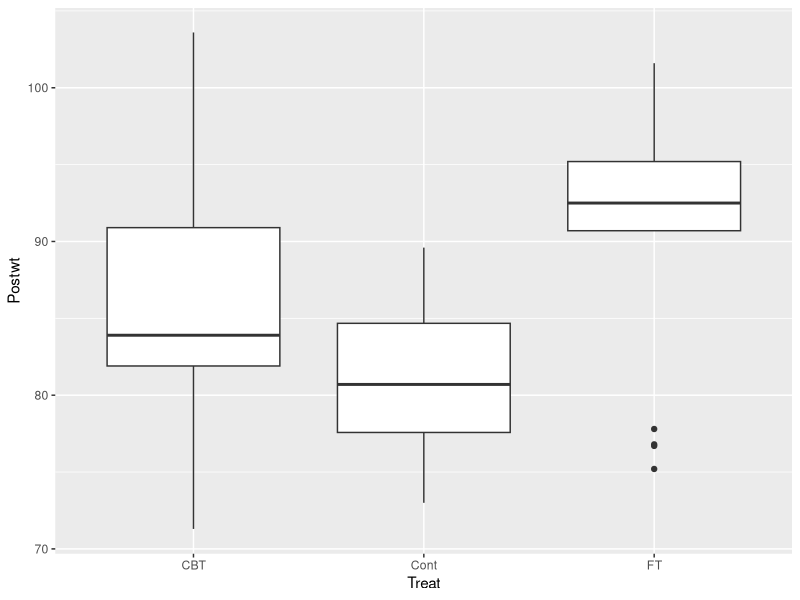
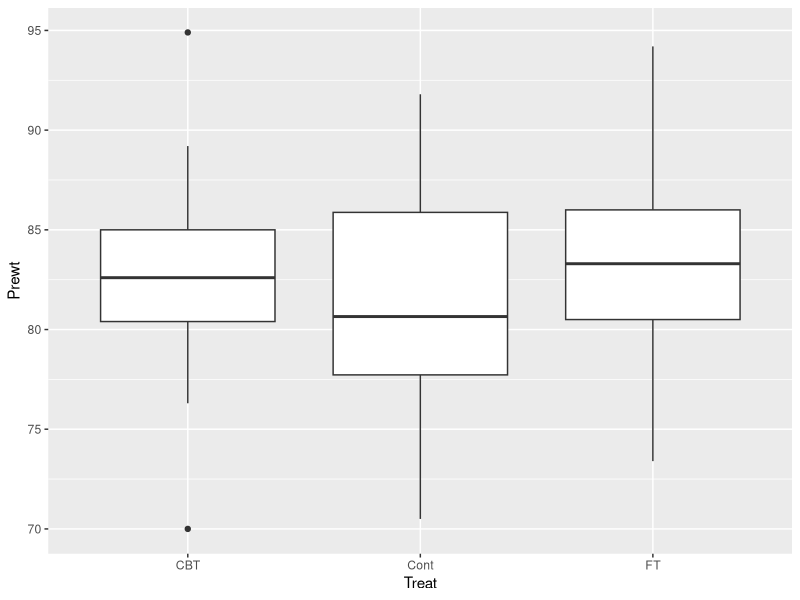
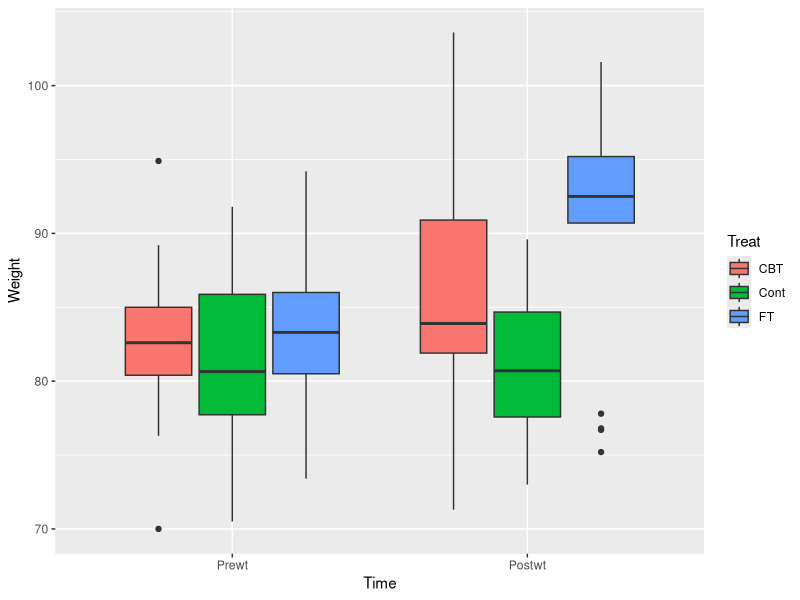

Generate these figures, in order, with R:
### Stats with R Exercise sheet 5

##########################
# ANOVA
##########################

## This exercise sheet contains the exercises that you will need to complete and 
## submit by 23:55 on Saturday, December 9. Write the code below the questions. 
## If you need to provide a written answer, comment this out using a hashtag (#). 
## Submit your homework via cms

## Please write below your (and your teammates) name, matriculation number. 
## Name: Yana Veitsman
## Matriculation number: 7054842
## Name: Anthony Dsouza
## Matriculation number: 7053485
## Name: Tyler Lee
## Matriculation number: 7054832

###########################################################################################



#################################
### Exercise 1: One-way ANOVA
#################################

library(ggplot2)
library(dplyr)
library(MASS)
library(car)
library(tidyr)

## This time we will be working with the "anorexia" data frame (package 'MASS') 

## This is a data set of a clinical study with 3 conditions: Two groups received an active treatment,
## while the control group did not receive treatment. The study population is anorexia patients
## and the recorded response is the weight before the study and the weight after the study for
## for each patient.


## a) Load the dataset, store it into a variable called "data", and briefly inspect it. 
## Feel free to make some plots and calculate some statistics in order to understand 
## the data.

data <- anorexia

## b) In a first step, we will concentrate on the dependent variable Postwt and
##  Treat as the predictor variable (we will assume that the weight before treatment is comparable between groups). 
##  Please formulate a sensible research hypothesis.

#### Treatment (CBT or FT ) has an effect on post-treatment weight. 
#### Null hypothesis: Treatment does not have an effect on post-treatment
#### weight.

## c) Build a boxplot of Postwt depending on "Treat". Please use ggplot here and below!

ggplot(data, aes(x=Treat,y=Postwt)) +
  geom_boxplot()

## d) Looking at the boxplots, is there a difference between the weight between the
##  3 treatment groups?

#### Yes, in comparison to the control group, the mean post-treatment weight is
#### modestly higher for those who underwent CTB and much higher for those who
#### underwent FT.

## e) Now we are ready to perform 1-way ANOVA: please use the function aov() on 
## Postwt depending on Treat and assign the result to aov1way

aov1way <- aov(formula = Postwt ~ Treat, data=data)

## f) Look at the summary of aov1way

summary(aov1way)

## g) State your conclusion

#### The F-value is 8.651 and the p-value is 0.000444 (significant), which 
#### indicates that treatment is associated with different post-treatment 
#### weights.

## h) Use paired.t.test in order to test which levels of Treat are actually different. Use
## "bonferroni" as the method of p-value adjustment.

pairwise.t.test(data$Postwt, data$Treat, p.adjust.method = 'bonferroni') 

## i) Bonferroni is known to be a conservative method: it preserves the nominal alpha level,
##  but lacks power to detect effects. An alternative is the "holm" method, which also
##  preserves the overall alpha level, but is less conservative. Try this method.

pairwise.t.test(data$Postwt, data$Treat, p.adjust.method = 'holm')

## j) State your conclusions.

#### Using Bonferroni, the p-value between the control group and FT is 0.0003
#### (significant), which indicates that FT is associated with a different 
#### post-treatment weight. The p-value between CBT and the control group is 
#### 0.0680 (not significant) and the p-value between CBT and FT is 0.1040, 
#### (not significant), which indicates CBT is not associated with a different 
#### post-treatment weight in comparison to the control group or FT.

#### Using Holm, the p-value between the control group and FT is 0.0003
#### (significant), the p-value between CBT and the control group is 
#### 0.0453 (significant) and the p-value between CBT and FT is 0.0453, 
#### (significant), all of which indicates the difference between any two of  
#### the three groups is associated with different post-treatment weight.

##################################
### Exercise 2: 2-way ANOVA
##################################

## Above, we have only looked at post treatment weights. If the sample is big and
## patients were randomly assigned to treatment groups, this is fine to measure the
## success of the treatment as we can assume that weight before the treatment is 
## similar between groups.

## a) Create a graph to see whether prewt is similar between Treat groups.
ggplot(data, aes(x=Treat,y=Prewt)) +
  geom_boxplot()

## b) What is your conclusion?

#### Given the control group, the mean pre-treatment weight is
#### only slightly more that in the groups that later received CBT and FT,
#### so the difference is negligible. 

## Next, we will transform the data set, such that we have one variable combining
## both Prewt and Postwt values and an additional factor coding for Time. This will allow us
## to directly address the change in weight under different treatments in a factorial
## ANOVA.
## Please run the following command.

data_long = anorexia%>% pivot_longer(c(Postwt,Prewt), names_to = "Time", values_to = "Weight") %>%
  mutate(Time = factor(Time, levels=c("Prewt","Postwt")))
summary(data_long)

## c) Plot boxplots for the distribution of `Weight` for each of the `Time` 
## values for data_long. Build 3 plots (each containing 2 boxplots) side by side depending on the 
## `Treat` variable.

ggplot(data_long, aes(x=Time,y=Weight, fill=Treat)) +
  geom_boxplot()

## d) Describe the pattern you observe in c)

### The mean of the weight is not significantly different between the three groups
### in the first boxplot that plots the pre-treatment weight.
### However, the mean weight in the case of the post-treatment measurements
### is significantly more in the case of the group that received FT, the CBT
### group's weight increase is not significant, and the control group's weight
### hasn't changed.

## e) build a two-way ANOVA including Time and Treat as predictors and their interaction
##  and assign it to aov2way.

aov2way <- aov(formula=Weight ~ Time * Treat, data = data_long)
summary(aov2way)

## f) Report your results in line with the research question.

#### The F-value for Time:Treat is 3.828 and the p-value is 0.024097. this indicates that with 
#### an alpha level of 0.05, we can reject the null hypothesis because at least
#### one of the groups has a significantly different mean from the others.

## g) In order to evaluate the interaction, we will use pairwise tests again. The
## function, we are going to use here is TukeyHSD. Please call the function on the 
##  two-way anova

tukey_hsd <- TukeyHSD(aov2way, "Time:Treat")

## h) The interaction between Time and Treat produces 15 (!) different comparisons,
##  but not all of them are meaningful to us. Please select three comparisons to report, 
##  which conceptually make most sense! Explain your choice!

### Conceptually, the combinations of Prewt/Postwt:TreamentOption-Cont with the
### biggest difference in mean would make the most sense to report on given
### the null hypothesis.

top_diffs <- as.data.frame(tukey_hsd$`Time:Treat`[, c("diff", "lwr", "upr", "p adj")])
top_diffs <- top_diffs[order(top_diffs$diff, decreasing = TRUE), ][1:3, ]
top_diffs

#################################################
### Exercise 3: independence assumption
#################################################

## The two-way ANOVA above violates the independence assumption.
##  a) Explain why.

### The two-way ANOVA from above violates the independence assumption because 
### we are measuring the differences in weights over time, so it is likely
### that there will be correlations between the pre-treatment and post-treatment
### weights within each one of the treatment options groups.So there is interaction
### between the factors.

##  b) Can you think of a way to conduct an ANOVA on this dataset without violating
##  the independence assumption, but taking into account differences between groups 
##  prior to treatment?

### We can include the interaction factor into account and conduct the test that way.
